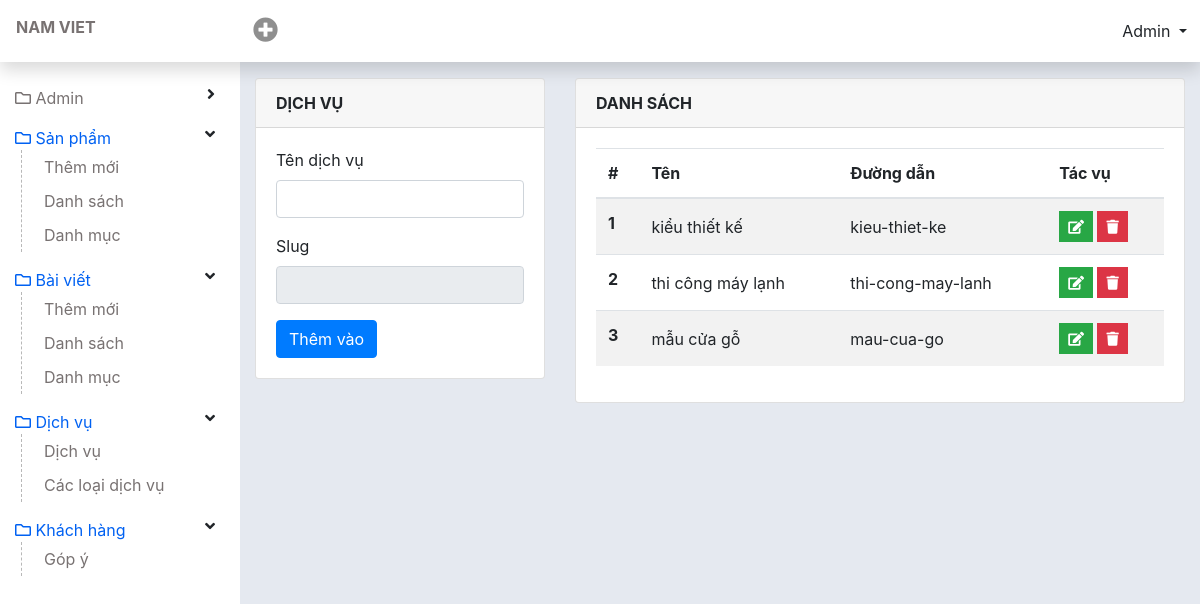
Screenshot of /admin/add-service.php (signed in) with the database file from the repository.
### tables this page shows
CREATE TABLE `tbl_service` (
  `id` int(11) NOT NULL,
  `name` varchar(255) NOT NULL,
  `slug` varchar(255) NOT NULL
);

### lib/database.php (called while the page is built, shortened)
<?php
class Database{
  public $host   = DB_HOST;
  public $user   = DB_USER;
  public $pass   = DB_PASS;
  public $dbname = DB_NAME;
  public $link;
private function connectDB(){
  $this -> link = new mysqli($this->host, $this->user, $this->pass, $this->dbname);
    mysqli_set_charset($this->link, 'UTF8');
}
public function select($query){
  $result = $this->link->query($query) or
  die($this->link->error.__LINE__);
  if($result->num_rows > 0){
    return $result;
  } else {
    return false;
  }
}
}
?>

### classes/service.php (called while the page is built, shortened)
<?php
    $filepath = realpath(dirname(__FILE__));
    include_once ($filepath. '/../lib/database.php');
?>
<?php
    class service {
        private $db;
        public function __construct() {
            $this->db = new Database();
        }
        public function show_service(){
            $query = "SELECT * FROM tbl_service ORDER BY id DESC";
            $result = $this->db->select($query);
            return $result;
        }
    }
?>

### admin/add-service.php (the view, shortened to what this page needs)
<?php include 'inc/header.php';?>
<?php include '../classes/service.php';?>
<?php
	$sv = new service();
?>
<div id="wp-content">
  <div id="content" class="container-fluid">
    <div class="row">
      <div class="col-4">
        <?php if(isset($_GET['sv_id']) && $_GET['sv_id']!=NULL){
          $id = $_GET['sv_id'];
          $get_name = $sv ->getservicebyId($id);
          $result = $get_name->fetch_assoc();
        ?>
        <div class="card">
          <div class="card-header font-weight-bold">
            Chỉnh sửa dịch vụ
          </div>
          <?php if(isset($updateService)){echo $updateService ;}?>
          <div class="card-body">
            <form method="post" action="">
              <div class="form-group">
                <label for="name">Sửa tên dịch vụ</label>
                <input class="form-control" value="<?php echo $result['name'] ?>" type="text" name="editname" id="slug"
                  onkeyup="ChangeToSlug()">
              </div>
              <div class="form-group">
                <label for="name">Slug</label>
                <input class="form-control" type="text" name="editslug" id="convert_slug" readonly
                  value="<?php echo $result['slug'] ?>">
              </div>
              <input type="submit" name="edit" Value="Cập nhật" class="btn btn-primary">
            </form>
          </div>
        </div>
        <?php }else{ ?>
        <div class="card">
          <div class="card-header font-weight-bold">
            Dịch vụ
          </div>
          <div class="card-body">
            <form method="post">
              <div class="form-group">
                <label for="name">Tên dịch vụ</label>
                <input class="form-control" type="text" name="name" id="slug" onkeyup="ChangeToSlug()">
              </div>
              <div class="form-group">
                <label for="name">Slug</label>
                <input class="form-control" type="text" name="slug" id="convert_slug" readonly>
              </div>
              <input type="submit" name="add" Value="Thêm vào" class="btn btn-primary">
            </form>
          </div>
        </div>
        <?php } ?>
      </div>
      <div class="col-8">
        <div class="card">
          <div class="card-header font-weight-bold">
            Danh sách
          </div>
          <div class="card-body">
            <table class="table table-striped" id="DataTable">
              <thead>
                <tr>
                  <th scope="col">#</th>
                  <th scope="col">Tên</th>
                  <th scope="col">Đường dẫn</th>
                  <th scope="col">Tác vụ</th>
                </tr>
              </thead>
              <tbody class="order_position">
                <?php
                    $show_service = $sv -> show_service();
                    if($show_service){
                      $i=0;
                        while($result = $show_service->fetch_assoc()){
                          $i++;
                  ?>
                <tr id="<?php echo $result['id'] ?>">
                  <th scope="row"><?php echo $i ?></th>
                  <td><?php echo $result['name'] ?></td>
                  <td><?php echo $result['slug'] ?></td>
                  <td>
                    <a href="?sv_id=<?php echo $result['id'] ?>" class="btn btn-success btn-sm rounded-0 text-white"
                      type="button" data-toggle="tooltip" data-placement="top" title="Edit"><i
                        class="fa fa-edit"></i></a>
                    <a href="?delid=<?php echo $result['id'] ?>" onclick="return confirm('bạn có muốn xoá không?')"
                      class="btn btn-danger btn-sm rounded-0 text-white" type="button" data-toggle="tooltip"
                      data-placement="top" title="Delete"><i class="fa fa-trash"></i></a>
                  </td>
                </tr>
                <?php } } ?>
              </tbody>
            </table>
          </div>
        </div>
      </div>
    </div>
  </div>
</div>
<?php include 'inc/footer.php';?>

### admin/css/style.css (style rules this page uses)
a { color: #787272; }
#wp-content { flex: auto; min-height: 100vh; padding-top: 3.625rem; padding-left: 15rem; }
#content { padding-top: 20px; padding-bottom: 20px; }
#content .card-header { text-transform: uppercase; }
.table tr td { vertical-align: middle; }

### rows the page displays
tbl_service: name "kiểu thiết kế", slug "kieu-thiet-ke"
tbl_service: name "thi công máy lạnh", slug "thi-cong-may-lanh"
tbl_service: name "mẫu cửa gỗ", slug "mau-cua-go"
